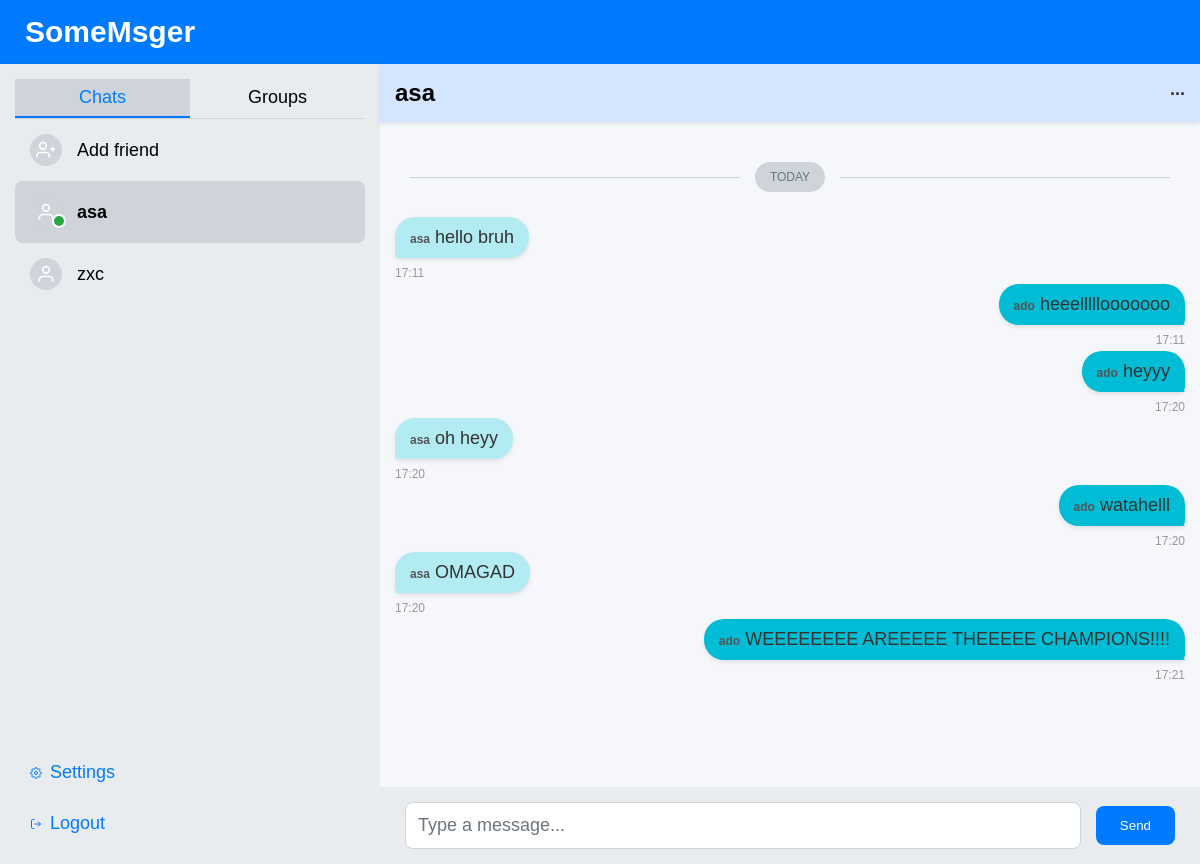
Before: /chats/asa (signed in) with the older database file.
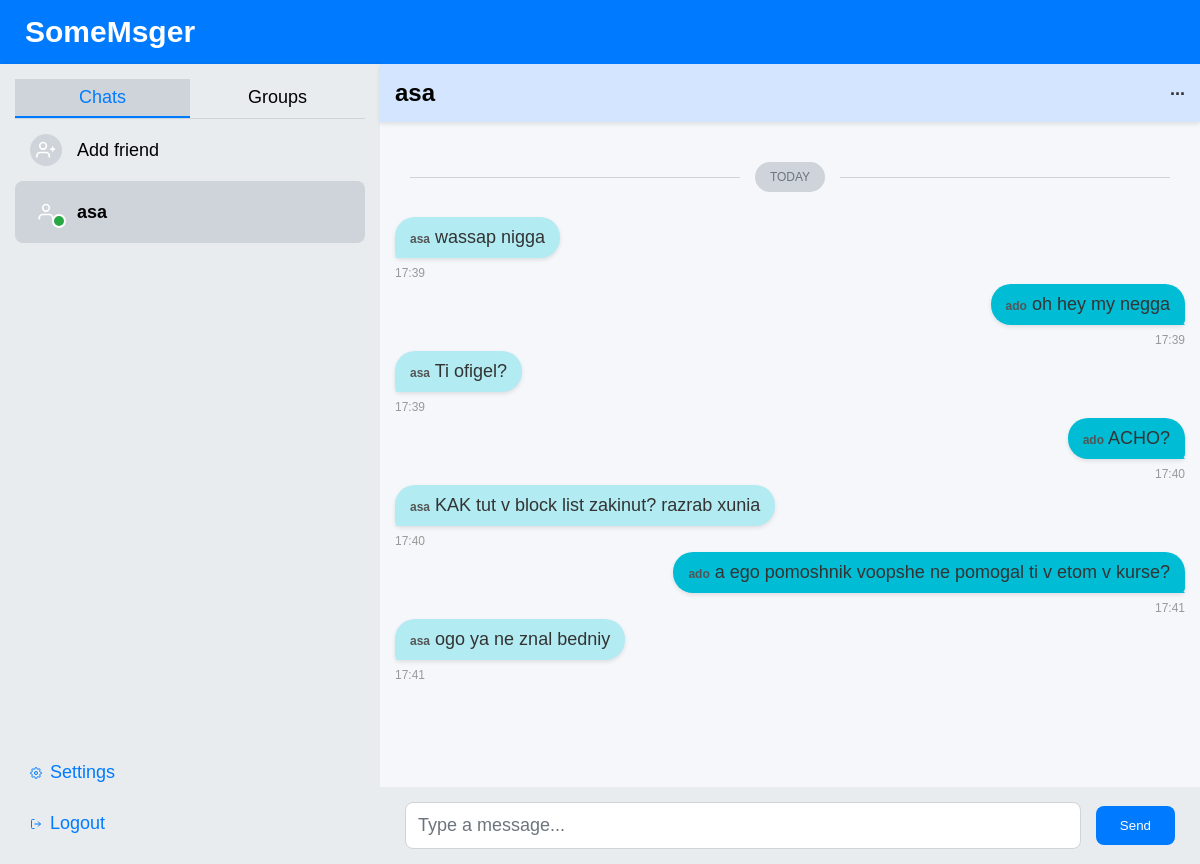
After: the same page with the newer database file.
### tables this page shows
CREATE TABLE users (
        id INTEGER PRIMARY KEY AUTOINCREMENT,
        email TEXT UNIQUE NOT NULL,
        username TEXT UNIQUE NOT NULL,
        password TEXT NOT NULL,
        name TEXT,
        surname TEXT,
        age INTEGER,
        interests TEXT
    );

CREATE TABLE messages (
        id INTEGER PRIMARY KEY AUTOINCREMENT,
        sender_id INTEGER,
        receiver_id INTEGER,
        content TEXT,
        timestamp TEXT,
        is_group BOOLEAN,
        group_id INTEGER,
        FOREIGN KEY(sender_id) REFERENCES users(id),
        FOREIGN KEY(receiver_id) REFERENCES users(id),
        FOREIGN KEY(group_id) REFERENCES groups(id)
    );

### app.py (the view)
@app.route('/chats/<username>')
def chat_user(username):
    if 'user_id' not in session:
        return redirect(url_for('login'))
    conn = sqlite3.connect('database.db')
    c = conn.cursor()
    c.execute("SELECT id, name, surname, age, interests FROM users WHERE username = ?", (username,))
    friend = c.fetchone()
    if not friend:
        conn.close()
        return redirect(url_for('chats'))
    c.execute("SELECT m.*, u.username FROM messages m JOIN users u ON m.sender_id = u.id WHERE ((m.sender_id = ? AND m.receiver_id = ?) OR (m.sender_id = ? AND m.receiver_id = ?)) AND m.is_group = 0",
              (session['user_id'], friend[0], friend[0], session['user_id']))
    messages = c.fetchall()
    c.execute("SELECT friend_id FROM friends WHERE user_id = ? AND status = 'accepted'", (session['user_id'],))
    friends = c.fetchall()
    friend_list = []
    for f in friends:
        c.execute("SELECT username FROM users WHERE id = ?", (f[0],))
        friend_list.append(c.fetchone()[0])
    c.execute("SELECT g.id, g.name FROM groups g JOIN group_members gm ON g.id = gm.group_id WHERE gm.user_id = ?", (session['user_id'],))
    groups = c.fetchall()
    conn.close()
    today_date = datetime.now().strftime("%b %d, %Y")
    yesterday = datetime.now() - timedelta(days=1)
    yesterday_date = yesterday.strftime("%b %d, %Y")
    return render_template('chat_user.html', username=username, friend=friend, messages=messages, friends=friend_list, groups=groups, session=session, today_date=today_date, yesterday_date=yesterday_date)

### app.py (called while the page is built)
@app.before_request
def before_request():
    if request.path.startswith('/socket.io/'):
        return
    if not session.get('user_id') and request.endpoint not in ('index', 'login', 'register', 'verify_code', 'forgot_password', 'reset_password'):
        return redirect(url_for('login'))

### templates/chat_user.html (shortened to what the changed rows need)
<!DOCTYPE html>
<html lang="en">
<head>
    <link rel="stylesheet" href="/static/styles.css">
</head>
<body class="chats">
    <div class="app-container">
        <div class="sidebar">
            <div class="chat-list">
                {% for friend in friends %}
                    <a href="/chats/{{ friend }}" class="chat-item {{ 'active' if friend == username }}">
                        <div class="avatar">
                            <svg viewBox="0 0 24 24" fill="none" stroke="currentColor" stroke-width="2">
                                <path d="M20 21v-2a4 4 0 0 0-4-4H8a4 4 0 0 0-4 4v2"/>
                                <circle cx="12" cy="7" r="4"/>
                            </svg>
                        </div>
                        <div class="chat-info">
                            <span class="chat-name">{{ friend }}</span>
                        </div>
                        {% if friend == username %}
                            <span class="online-dot"></span>
                        {% endif %}
                    </a>
                {% endfor %}
            </div>
        </div>
        <div class="chat-container">
            <header class="chat-header">
                <h2>{{ username }}</h2>
                <div class="header-actions">
                </div>
            </header>
            <div class="messages" id="messages">
                {% set messages_by_date = {} %}
                {% for message in messages %}
                    {% set timestamp_parts = message[4].split(' ') %}
                    {% if timestamp_parts|length >= 4 %}
                        {% set time_only = timestamp_parts[3] %}
                    {% else %}
                        {% set time_only = message[4] %}
                    {% endif %}
                {% endfor %}
                {% for date, date_messages in messages_by_date.items() %}
                    {% set is_today = date == today_date %}
                    {% set is_yesterday = date == yesterday_date %}
                    <div class="date-divider">
                        <span>
                            {% if is_today %}
                                Today
                            {% elif is_yesterday %}
                                Yesterday
                            {% else %}
                                {{ date }}
                            {% endif %}
                        </span>
                    </div>
                    <div class="message-block">
                        {% for message in date_messages %}
                            <div class="message {{ 'sent' if message.sender_id == session.user_id else 'received' }}" data-message-id="{{ message.id }}">
                                <div class="bubble">
                                    <span class="sender">{{ message.sender_username }}</span>
                                    <span class="content">{{ message.content }}</span>
                                </div>
                                <span class="timestamp">{{ message.time_only }}</span>
                            </div>
                        {% endfor %}
                    </div>
                {% endfor %}
            </div>
        </div>
    </div>
</body>
</html>

Changed rows visible on the page:
removed users: username "zxc"
removed messages: sender_username "ado", content "WEEEEEEEE AREEEEE THEEEEE CHAMPIONS!!!!", time_only "17:21"
changed messages: content "hello bruh" → "wassap nigga"; time_only "17:11" → "17:39"
changed messages: content "heeelllllooooooo" → "oh hey my negga"; time_only "17:11" → "17:39"
now on this page (row edited): messages: sender_username "asa", content "Ti ofigel?", time_only "17:39"
changed messages: content "heyyy" → "ACHO?"; time_only "17:20" → "17:40"
changed messages: content "oh heyy" → "KAK tut v block list zakinut? razrab xunia"; time_only "17:20" → "17:40"
changed messages: content "watahelll" → "a ego pomoshnik voopshe ne pomogal ti v etom v kurse?"; time_only "17:20" → "17:41"
changed messages: content "OMAGAD" → "ogo ya ne znal bedniy"; time_only "17:20" → "17:41"
